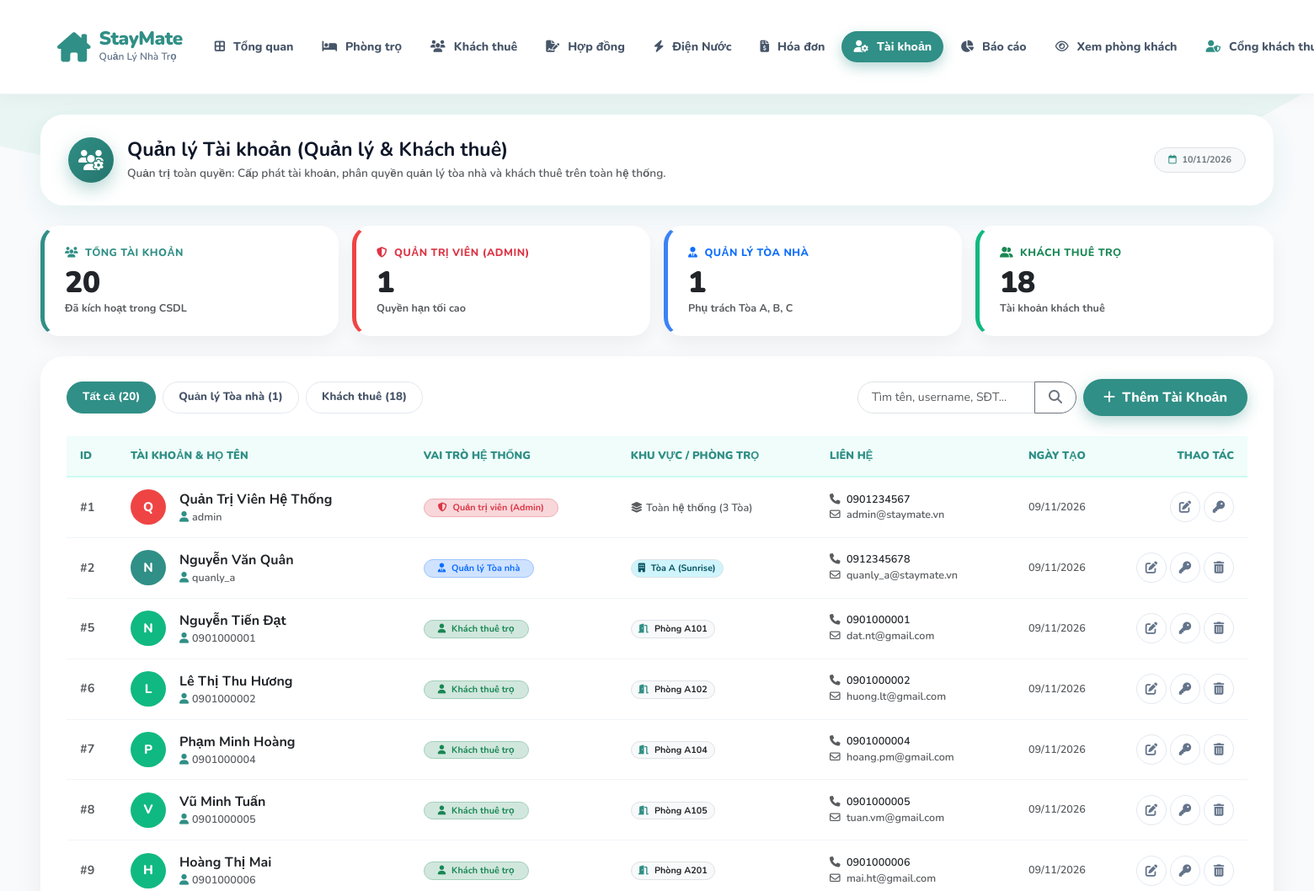
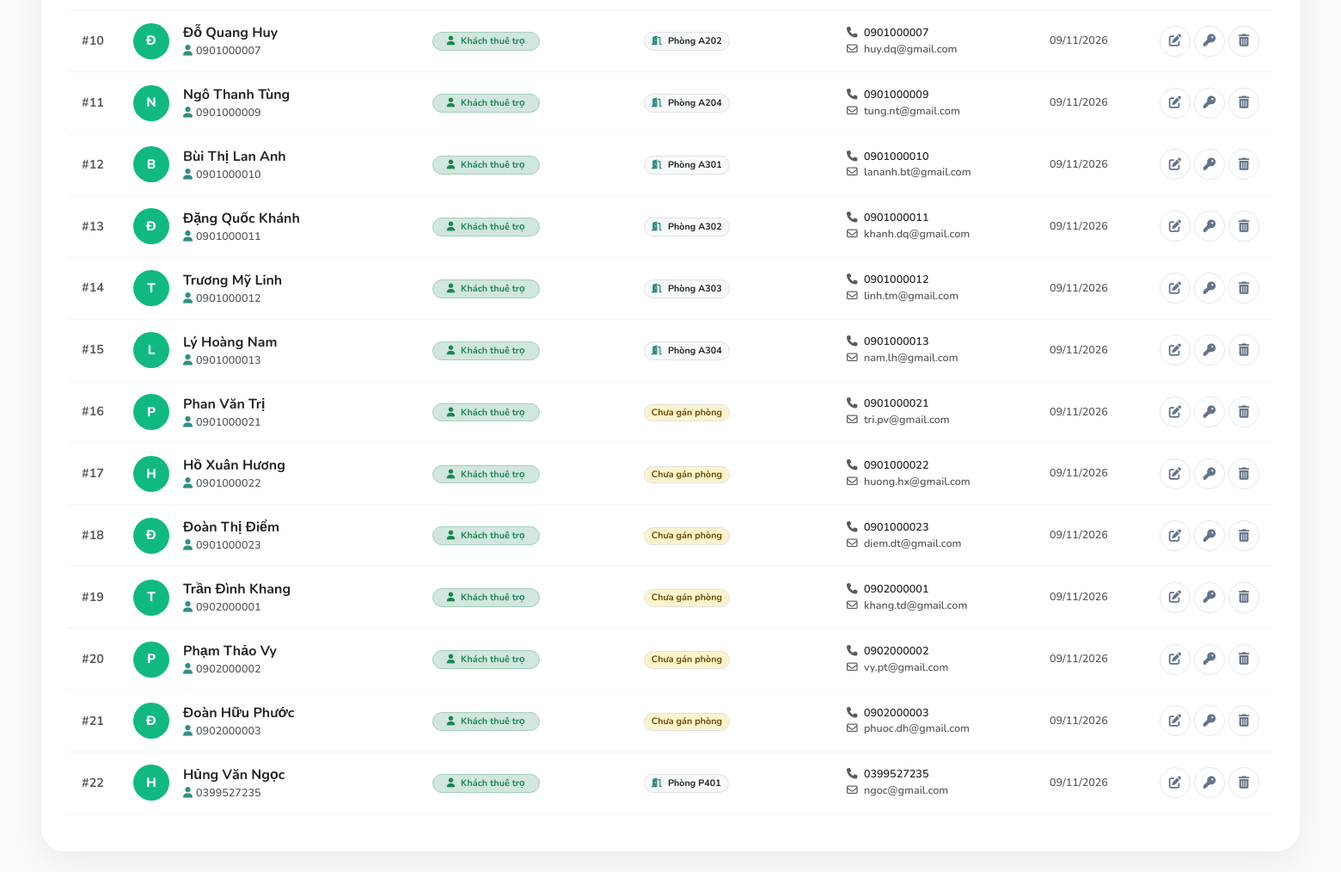
/index.php?route=accounts (signed in), run on the app's committed database (2 pictures, top to bottom).
### tables this page shows
CREATE TABLE `users` (
  `id` int NOT NULL AUTO_INCREMENT,
  `username` varchar(50) NOT NULL,
  `password` varchar(255) NOT NULL,
  `full_name` varchar(100) NOT NULL,
  `phone` varchar(20) NOT NULL,
  `cccd` varchar(20) DEFAULT NULL,
  `birthday` date DEFAULT NULL,
  `gender` varchar(10) DEFAULT 'Nam',
  `email` varchar(100) NOT NULL,
  `occupation` varchar(100) DEFAULT NULL,
  `hometown` varchar(255) DEFAULT NULL,
  `emergency_contact` varchar(100) DEFAULT NULL,
  `status` varchar(50) DEFAULT 'Đang thuê',
  `roommate_name` varchar(100) DEFAULT NULL,
  `roommate_phone` varchar(20) DEFAULT NULL,
  `role` enum('admin','landlord','tenant','manager') NOT NULL DEFAULT 'tenant',
  `preferred_room_id` int DEFAULT NULL,
  `created_at` timestamp NULL DEFAULT CURRENT_TIMESTAMP,
  PRIMARY KEY (`id`),
  UNIQUE KEY `username` (`username`),
  UNIQUE KEY `email` (`email`)
);

CREATE TABLE `contracts` (
  `id` int NOT NULL AUTO_INCREMENT,
  `contract_code` varchar(30) DEFAULT NULL,
  `contract_type` enum('deposit_hold','official_lease') DEFAULT 'official_lease',
  `parent_contract_id` int DEFAULT NULL,
  `room_id` int NOT NULL,
  `tenant_id` int NOT NULL,
  `start_date` date NOT NULL,
  `end_date` date NOT NULL,
  `deposit_amount` decimal(10,2) NOT NULL DEFAULT '0.00',
  `deposit_date` date DEFAULT NULL,
  `deposit_paid_percent` int DEFAULT '100',
  `deposit_status` enum('held','paid','refunded','forfeited') DEFAULT 'held',
  `monthly_rent` decimal(10,2) DEFAULT '0.00',
  `first_month_rent_paid` tinyint(1) DEFAULT '0',
  `first_month_invoice_id` int DEFAULT NULL,
  `first_month_paid_at` datetime DEFAULT NULL,
  `first_month_paid_note` varchar(255) DEFAULT NULL,
  `electricity_rate` decimal(10,2) DEFAULT '3500.00',
  `water_rate` decimal(10,2) DEFAULT '20000.00',
  `service_fee` decimal(10,2) DEFAULT '150000.00',
  `signature_type` enum('online','paper') DEFAULT 'online',
  `signature_status` enum('pending','signed') DEFAULT 'pending',
  `tenant_signature` longtext,
  `manager_signature` longtext,
  `scan_file` varchar(255) DEFAULT NULL,
  `signed_at` datetime DEFAULT NULL,
  `renewal_status` varchar(20) DEFAULT 'none',
  `terminated_at` date DEFAULT NULL,
  `termination_reason` text,
  `unpaid_notice_sent` tinyint(1) DEFAULT '0',
  `unpaid_notice_sent_at` datetime DEFAULT NULL,
  `termination_verification_case` varchar(30) DEFAULT 'none',
  `refund_confirmed_invoice` tinyint(1) DEFAULT '0',
  `unpaid_notice_resolved_at` datetime DEFAULT NULL,
  `notes` text,
  `status` enum('active','expired','terminated') DEFAULT 'active',
  `created_at` timestamp NULL DEFAULT CURRENT_TIMESTAMP,
  PRIMARY KEY (`id`),
  UNIQUE KEY `contract_code` (`contract_code`),
  KEY `idx_contracts_room` (`room_id`),
  KEY `idx_contracts_tenant` (`tenant_id`),
  CONSTRAINT `fk_contracts_room` FOREIGN KEY (`room_id`) REFERENCES `rooms` (`id`),
  CONSTRAINT `fk_contracts_tenant` FOREIGN KEY (`tenant_id`) REFERENCES `users` (`id`)
);

CREATE TABLE `rooms` (
  `id` int NOT NULL AUTO_INCREMENT,
  `building_id` int DEFAULT NULL,
  `room_number` varchar(20) NOT NULL,
  `price` decimal(10,2) NOT NULL,
  `status` varchar(20) DEFAULT 'available',
  `description` text,
  `created_at` timestamp NULL DEFAULT CURRENT_TIMESTAMP,
  PRIMARY KEY (`id`),
  UNIQUE KEY `room_number` (`room_number`),
  KEY `idx_rooms_building` (`building_id`),
  CONSTRAINT `fk_rooms_building` FOREIGN KEY (`building_id`) REFERENCES `buildings` (`id`) ON DELETE SET NULL
);

### app/views/accounts/index.php (the view, shortened to what the rows shown need)
<!DOCTYPE html>
<html lang="vi">
<head>
    <link href="https://cdn.jsdelivr.net/npm/bootstrap@5.3.0/dist/css/bootstrap.min.css" rel="stylesheet">
    <link rel="stylesheet" href="https://cdnjs.cloudflare.com/ajax/libs/font-awesome/6.4.0/css/all.min.css">
</head>
<body>
    <div class="container-fluid px-3 px-xl-5 py-4">
        <div class="section-box">
            <div class="table-responsive">
                <table class="table table-custom align-middle">
                    <thead>
                        <tr>
                            <th style="width: 60px;">ID</th>
                            <th>Tài khoản & Họ tên</th>
                            <th>Vai trò hệ thống</th>
                            <th>Khu vực / Phòng trọ</th>
                            <th>Liên hệ</th>
                            <th>Ngày tạo</th>
                            <th class="text-end" style="width: 140px;">Thao tác</th>
                        </tr>
                    </thead>
                    <tbody>
                        <?php if (empty($accounts)): ?>
                            <tr>
                                <td colspan="7" class="text-center py-5 text-muted">
                                    <i class="fa-regular fa-folder-open fs-2 d-block mb-2 text-secondary"></i>
                                    Không tìm thấy tài khoản nào phù hợp với điều kiện lọc!
                                </td>
                            </tr>
                        <?php else: ?>
                            <?php foreach ($accounts as $acc): ?>
                                <?php
                                    $role = $acc['role'] ?? 'tenant';
                                    $isAdm = ($role === 'admin');
                                    $isMng = ($role === 'landlord' || $role === 'manager');
                                    $avatarBg = $isAdm ? '#ef4444' : ($isMng ? '#308f86' : '#10b981');
                                    $initials = mb_substr($acc['full_name'] ?? 'U', 0, 1, 'UTF-8');
                                ?>
                                <tr>
                                    <td class="text-muted fw-bold">#<?= $acc['id'] ?></td>
                                    <td>
                                        <div class="d-flex align-items-center gap-3">
                                            <div class="user-avatar-sm" style="background: <?= $avatarBg ?>;">
                                                <?= htmlspecialchars($initials) ?>
                                            </div>
                                            <div>
                                                <div class="fw-bold text-dark fs-6"><?= htmlspecialchars($acc['full_name']) ?></div>
                                                <div class="text-muted small">
                                                    <i class="fa-solid fa-user me-1 text-teal-main"></i><?= htmlspecialchars($acc['username']) ?>
                                                </div>
                                            </div>
                                        </div>
                                    </td>
                                    <td>
                                        <?php if ($isAdm): ?>
                                            <span class="badge bg-danger-subtle text-danger border border-danger-subtle rounded-pill px-3 py-1 fw-bold">
                                                <i class="fa-solid fa-shield-halved me-1"></i> Quản trị viên (Admin)
                                            </span>
                                        <?php elseif ($isMng): ?>
                                            <span class="badge bg-primary-subtle text-primary border border-primary-subtle rounded-pill px-3 py-1 fw-bold">
                                                <i class="fa-solid fa-user-tie me-1"></i> Quản lý Tòa nhà
                                            </span>
                                        <?php else: ?>
                                            <span class="badge bg-success-subtle text-success border border-success-subtle rounded-pill px-3 py-1 fw-bold">
                                                <i class="fa-solid fa-user me-1"></i> Khách thuê trọ
                                            </span>
                                        <?php endif; ?>
                                    </td>
                                    <td>
                                        <?php if ($isAdm): ?>
                                            <span class="text-muted small"><i class="fa-solid fa-layer-group me-1"></i>Toàn hệ thống (3 Tòa)</span>
                                        <?php elseif ($isMng): ?>
                                            <?php
                                                $assignedBld = 'Tòa A';
                                                if ($acc['username'] === 'quanly_b') $assignedBld = 'Tòa B (Emerald)';
                                                elseif ($acc['username'] === 'quanly_c') $assignedBld = 'Tòa C (Horizon)';
                                                else $assignedBld = 'Tòa A (Sunrise)';
                                            ?>
                                            <span class="badge bg-info-subtle text-info-emphasis border rounded-pill px-2 py-1 fw-bold">
                                                <i class="fa-solid fa-building me-1"></i> <?= $assignedBld ?>
                                            </span>
                                        <?php else: ?>
                                            <?php if (!empty($acc['room_number'])): ?>
                                                <span class="badge bg-light text-dark border rounded-pill px-2 py-1 fw-bold">
                                                    <i class="fa-solid fa-door-open me-1 text-teal-main"></i> Phòng <?= htmlspecialchars($acc['room_number']) ?>
                                                </span>
                                            <?php else: ?>
                                                <span class="badge bg-warning-subtle text-warning-emphasis border rounded-pill px-2 py-1 fw-bold">
                                                    Chưa gán phòng
                                                </span>
                                            <?php endif; ?>
                                        <?php endif; ?>
                                    </td>
                                    <td>
                                        <div class="small">
                                            <div><i class="fa-solid fa-phone me-1 text-muted"></i> <?= htmlspecialchars($acc['phone'] ?: 'Chưa có') ?></div>
                                            <div class="text-muted"><i class="fa-regular fa-envelope me-1"></i> <?= htmlspecialchars($acc['email'] ?: 'Chưa có') ?></div>
                                        </div>
                                    </td>
                                    <td class="text-muted small">
                                        <?= !empty($acc['created_at']) ? date('d/m/Y', strtotime($acc['created_at'])) : '---' ?>
                                    </td>
                                    <td class="text-end">
                                        <div class="d-inline-flex gap-1">
                                            <button type="button" class="btn-action-icon btn-edit" title="Sửa thông tin"
                                                    onclick="openEditAccountModal(<?= htmlspecialchars(json_encode($acc), ENT_QUOTES, 'UTF-8') ?>)">
                                                <i class="fa-solid fa-pen-to-square"></i>
                                            </button>
                                            <button type="button" class="btn-action-icon btn-key" title="Đặt lại mật khẩu"
                                                    onclick="openResetPassModal(<?= $acc['id'] ?>, '<?= htmlspecialchars($acc['username'], ENT_QUOTES) ?>')">
                                                <i class="fa-solid fa-key"></i>
                                            </button>
                                            <?php if (!$isAdm && $acc['id'] !== $currentUserId): ?>
                                                <form method="POST" action="index.php?route=accounts" class="d-inline" onsubmit="return confirm('Bạn có chắc muốn xóa tài khoản <?= htmlspecialchars($acc['username']) ?>?');">
                                                    <button type="submit" class="btn-action-icon btn-del" title="Xóa tài khoản">
                                                        <i class="fa-solid fa-trash-can"></i>
                                                    </button>
                                                </form>
                                            <?php endif; ?>
                                        </div>
                                    </td>
                                </tr>
                            <?php endforeach; ?>
                        <?php endif; ?>
                    </tbody>
                </table>
            </div>
        </div>
    </div>
</body>
</html>

### data on the page
users: id "1", full_name "Q", full_name "Quản Trị Viên Hệ Thống", username "admin", role "admin" (drawn), phone "0901234567", email "admin@staymate.vn", created_at "09/11/2026"
users: id "2", full_name "N", full_name "Nguyễn Văn Quân", username "quanly_a", role "manager" (drawn), username "Tòa A (Sunrise)", phone "0912345678", email "quanly_a@staymate.vn", created_at "09/11/2026"
contracts: tenant "5", tenant.full_name "N", tenant.full_name "Nguyễn Tiến Đạt", tenant.username "0901000001", shows "Khách thuê trọ", room.room_number "A101", tenant.phone "0901000001", tenant.email "dat.nt@gmail.com", tenant.created_at "09/11/2026"
contracts: tenant "6", tenant.full_name "L", tenant.full_name "Lê Thị Thu Hương", tenant.username "0901000002", shows "Khách thuê trọ", room.room_number "A102", tenant.phone "0901000002", tenant.email "huong.lt@gmail.com", tenant.created_at "09/11/2026"
contracts: tenant "7", tenant.full_name "P", tenant.full_name "Phạm Minh Hoàng", tenant.username "0901000004", shows "Khách thuê trọ", room.room_number "A104", tenant.phone "0901000004", tenant.email "hoang.pm@gmail.com", tenant.created_at "09/11/2026"
contracts: tenant "8", tenant.full_name "V", tenant.full_name "Vũ Minh Tuấn", tenant.username "0901000005", shows "Khách thuê trọ", room.room_number "A105", tenant.phone "0901000005", tenant.email "tuan.vm@gmail.com", tenant.created_at "09/11/2026"
contracts: tenant "9", tenant.full_name "H", tenant.full_name "Hoàng Thị Mai", tenant.username "0901000006", shows "Khách thuê trọ", room.room_number "A201", tenant.phone "0901000006", tenant.email "mai.ht@gmail.com", tenant.created_at "09/11/2026"
contracts: tenant "10", tenant.full_name "Đ", tenant.full_name "Đỗ Quang Huy", tenant.username "0901000007", shows "Khách thuê trọ", room.room_number "A202", tenant.phone "0901000007", tenant.email "huy.dq@gmail.com", tenant.created_at "09/11/2026"
contracts: tenant "11", tenant.full_name "N", tenant.full_name "Ngô Thanh Tùng", tenant.username "0901000009", shows "Khách thuê trọ", room.room_number "A204", tenant.phone "0901000009", tenant.email "tung.nt@gmail.com", tenant.created_at "09/11/2026"
contracts: tenant "12", tenant.full_name "B", tenant.full_name "Bùi Thị Lan Anh", tenant.username "0901000010", shows "Khách thuê trọ", room.room_number "A301", tenant.phone "0901000010", tenant.email "lananh.bt@gmail.com", tenant.created_at "09/11/2026"
contracts: tenant "13", tenant.full_name "Đ", tenant.full_name "Đặng Quốc Khánh", tenant.username "0901000011", shows "Khách thuê trọ", room.room_number "A302", tenant.phone "0901000011", tenant.email "khanh.dq@gmail.com", tenant.created_at "09/11/2026"
contracts: tenant "14", tenant.full_name "T", tenant.full_name "Trương Mỹ Linh", tenant.username "0901000012", shows "Khách thuê trọ", room.room_number "A303", tenant.phone "0901000012", tenant.email "linh.tm@gmail.com", tenant.created_at "09/11/2026"
contracts: tenant "15", tenant.full_name "L", tenant.full_name "Lý Hoàng Nam", tenant.username "0901000013", shows "Khách thuê trọ", room.room_number "A304", tenant.phone "0901000013", tenant.email "nam.lh@gmail.com", tenant.created_at "09/11/2026"
users: id "16", full_name "P", full_name "Phan Văn Trị", username "0901000021", role "tenant" (drawn), phone "0901000021", email "tri.pv@gmail.com", created_at "09/11/2026"
users: id "17", full_name "H", full_name "Hồ Xuân Hương", username "0901000022", role "tenant" (drawn), phone "0901000022", email "huong.hx@gmail.com", created_at "09/11/2026"
users: id "18", full_name "Đ", full_name "Đoàn Thị Điểm", username "0901000023", role "tenant" (drawn), phone "0901000023", email "diem.dt@gmail.com", created_at "09/11/2026"
users: id "19", full_name "T", full_name "Trần Đình Khang", username "0902000001", role "tenant" (drawn), phone "0902000001", email "khang.td@gmail.com", created_at "09/11/2026"
users: id "20", full_name "P", full_name "Phạm Thảo Vy", username "0902000002", role "tenant" (drawn), phone "0902000002", email "vy.pt@gmail.com", created_at "09/11/2026"
users: id "21", full_name "Đ", full_name "Đoàn Hữu Phước", username "0902000003", role "tenant" (drawn), phone "0902000003", email "phuoc.dh@gmail.com", created_at "09/11/2026"
contracts: tenant "22", tenant.full_name "H", tenant.full_name "Hủng Văn Ngọc", tenant.username "0399527235", shows "Khách thuê trọ", room.room_number "P401", tenant.phone "0399527235", tenant.email "ngoc@gmail.com", tenant.created_at "09/11/2026"

### other printed values
$pageTitle "Quản lý Tài khoản (Quản lý & Khách thuê)"
$stats['total'] "20"
$stats['admins'] "1"
$stats['managers'] "1"
$stats['tenants'] "18"
